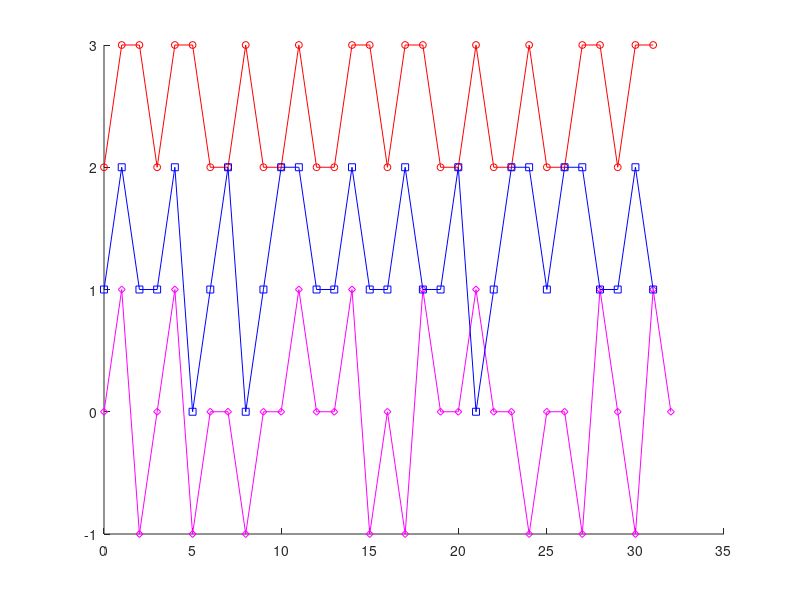

Reproduce this figure in MATLAB. (Note: this script raises an error after producing the figure.)
load 6bit_precision_value_index_odd_add.txt;
load 5bit_precision_value_index_odd_add.txt;
load 6bit_precision_value_index_even.txt;
load 5bit_precision_value_index_even.txt;

diff_odd = abs(X6bit_precision_value_index_odd_add(:,2)-2*...
    X5bit_precision_value_index_odd_add(:,2));
diff_even = X6bit_precision_value_index_even(:,2)-2*...
    X5bit_precision_value_index_even(:,2);

up_bound = zeros(32,1);
f_n = zeros(32,1);
dec_f = zeros(32,1);
fid = fopen('upper_bound_add.txt','w','native');
for i = 0:31
    f_n(i+1) = (21/32)*(1-2*abs((i/32)-0.5));
    dec_f(i+1) = f_n(i+1)*32-floor(f_n(i+1)*32);
    if dec_f(i+1)>=0.25 && dec_f(i+1)<0.75
        up_bound(i+1) = abs(round(21/16))+2;
    else
        up_bound(i+1) = abs(round(21/16))+1;
    end
    fprintf(fid,'%i %i \r\n',i,up_bound(i+1));
end
fclose(fid);

hold on;
plot([0:32],diff_even,...
    'MarkerSize',5,'Marker','d','Color',[1 0 1],...
    'DisplayName','F_{n+1}(2i)-2F_{n}(i)');
plot([0:31],up_bound,...
    'MarkerSize',5,'Marker','o','Color',[1 0 0],...
    'DisplayName','upper bound');
plot([0:31],diff_odd,...
    'MarkerSize',5,'Marker','s','Color',[0 0 1],...
    'DisplayName','|F_{n+1}(2i+1)-2F_{n}(i)|');

legend('F_{n+1}(2i)-2F_{n}(i)','upper bound','|F_{n+1}(2i+1)-2F_{n}(i)|',0);
% index = legend('F_{n+1}(2i)-2F_{n}(i)','upper bound','|F_{n+1}(2i+1)-2F_{n}(i)|',0);
% set(index,'FontAngle','italic','TextColor',[.3,.2,.1]);
xlabel('$i$','Margin',2,'FontAngle','italic','FontSize',14,...
    'FontName','Times New Roman','interpreter', 'Latex');
% ylabel('$upper bound$','Margin',2,'FontAngle','italic','FontSize',14,...
%     'FontName','Times New Roman','interpreter', 'Latex');

% export_fig('upper_bound_add_tent.pdf','-transparent');
